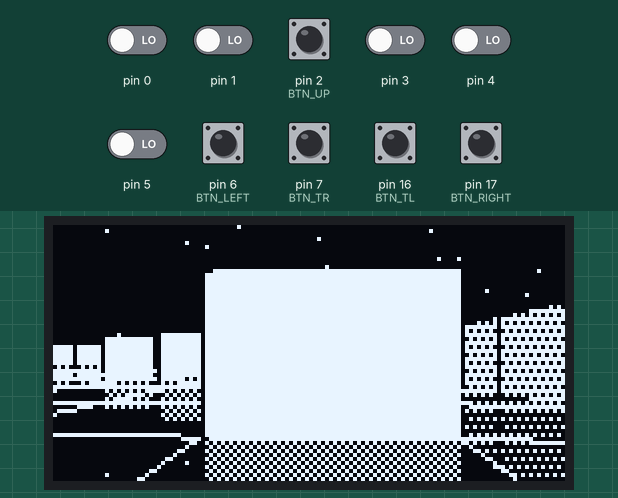
Simulated run of this sketch. Board: Arduino Uno, built with avr-gcc and run on an emulated ATmega328P. Shown: 128×64 one-colour display. Wiring (inferred from the names in the program): SSD1306 OLED at I2C address 0x3C. The test bench sets the inputs (shaded band); at power-on: pin 2 (BTN_UP), pin 6 (BTN_LEFT), pin 7 (BTN_TR), pin 16 (BTN_TL), pin 17 (BTN_RIGHT) HIGH, pin 0, pin 1, pin 3–5 LOW.

Above: at 1.2 s.
1.3 s: pin 7 (BTN_TR) pulled LOW for 1 s
At 3.5 s:
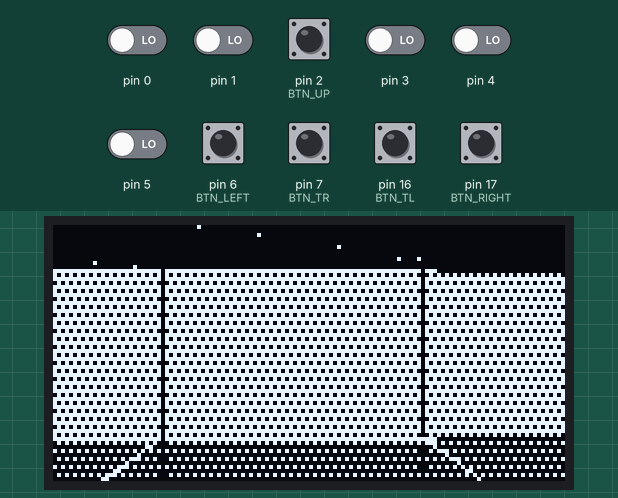
3.8 s: pin 16 (BTN_TL) pulled LOW for 0.15 s
At 4.7 s:
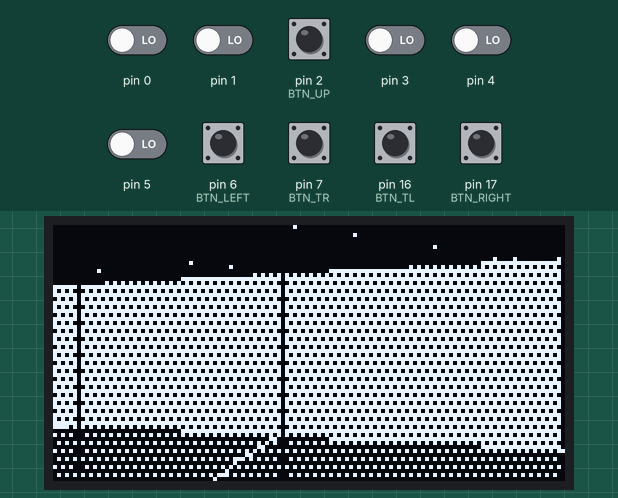
5.4 s: pin 6 (BTN_LEFT) pulled LOW for 1 s
At 6.0 s:
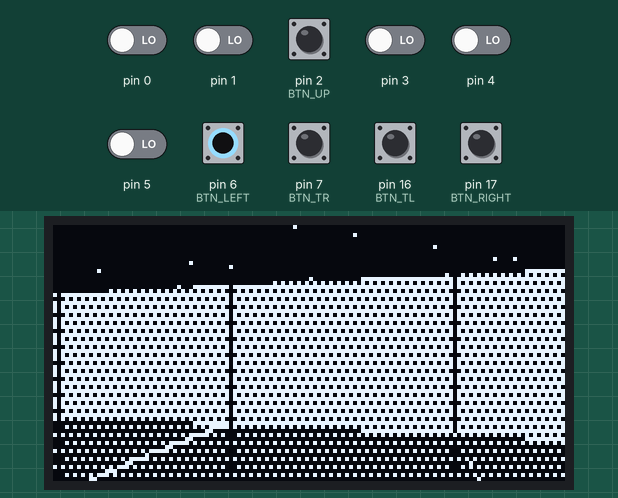
7.9 s: pin 17 (BTN_RIGHT) pulled LOW for 0.15 s
At 8.8 s:
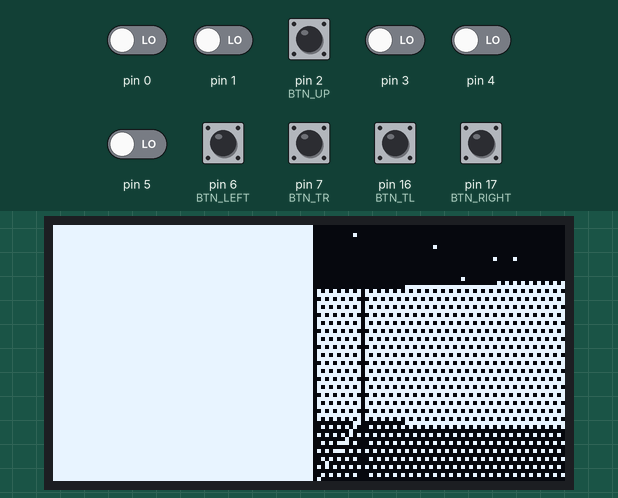
9.5 s: pin 2 (BTN_UP) pulled LOW for 0.15 s
At 9.62 s:
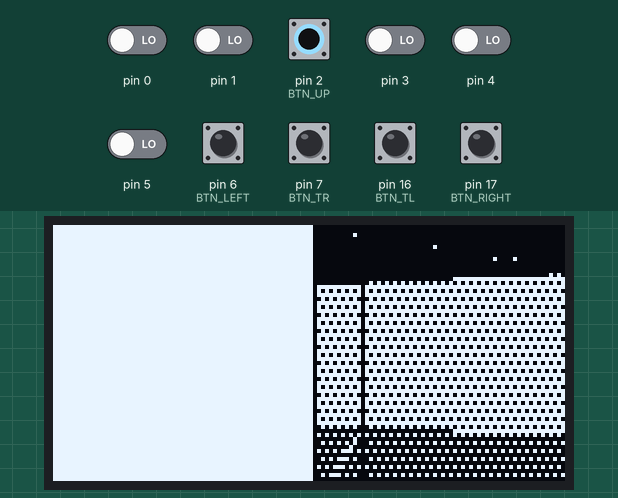
11.1 s: pin 2 (BTN_UP) pulled LOW for 1 s
At 12.2 s:
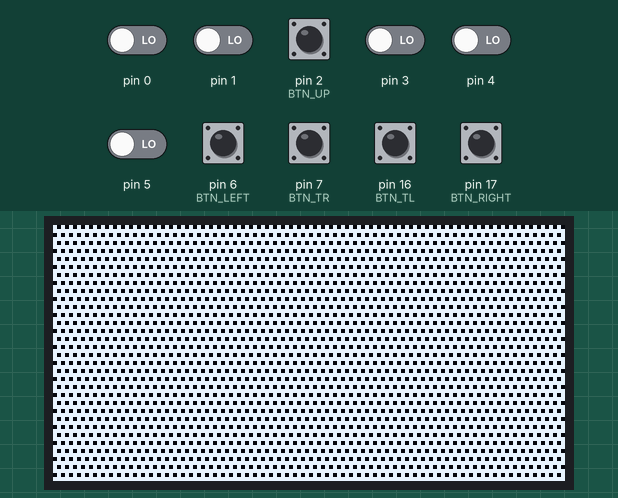
Timing chart, 0 to 14.1 s (numbered marks = the images above; inputs shaded):
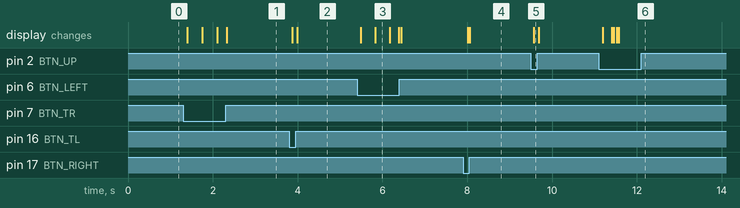

Measured:
- after the input at 1.3 s, the display: first changes after 0.10 s (image 1 shows a later state)
- after the input at 3.8 s, the display: first changes after 0.08 s (image 2 shows a later state)
- after the input at 5.4 s, the display: first changes after 0.09 s (image 3 shows a later state)
- after the input at 7.9 s, the display: first changes after 0.11 s (image 4 shows a later state)
- after the input at 9.5 s, the display: changes after 0.07 s (image 5)
- after the input at 11.1 s, the display: first changes after 0.09 s (image 6 shows a later state)

The sketch:

raycasting_3.ino
```cpp
#include <avr/io.h>
#include <avr/pgmspace.h>

#define SCREEN_WIDTH 128
#define SCREEN_HEIGHT 64
#define OLED_ADDR 0x78 // 0x3C shifted left by 1 bit for raw TWI write (0x3C << 1)

// Pushbutton Pins (Port D pins 2 to 7)
#define BTN_UP    !( PIND & ( 1 << 2 ) )
#define BTN_LEFT  !( PIND & ( 1 << 6 ) )
#define BTN_RIGHT !( PINC & ( 1 << 3 ) )
#define BTN_DOWN  ( BTN_LEFT & BTN_RIGHT )
#define BTN_TL    !( PINC & ( 1 << 2 ) )
#define BTN_TR    !( PIND & ( 1 << 7 ) )

// 16x16 Bitpacked Map in Flash Memory (PROGMEM)
const uint16_t map16x16[16] PROGMEM = {
  0xFFFF, 0x8001, 0x8F01, 0x8001,
  0x80E1, 0x8021, 0x8021, 0x8001,
  0x8001, 0x83C1, 0x8001, 0x8001,
  0x8781, 0x8001, 0x8001, 0xFFFF
};

// --- Q8.8 Fixed-Point Macros & Types ---
typedef int16_t fixed;
#define INT_TO_FIX(x)  ((fixed)((x) << 8))
#define FIX_TO_INT(x)  ((int8_t)((x) >> 8))
#define MUL_FIX(a, b)  ((fixed)(((int32_t)(a) * (b)) >> 8))
#define DIV_FIX(a, b)  ((fixed)((((int32_t)(a)) << 8) / (b)))

// Precalculated Trigonometric Constants for rotSpeed ~0.06
// cos(0.06) * 256 ≈ 255.5 (Rounded to 255)
// sin(0.06) * 256 ≈ 15.3  (Rounded to 15)
#define COS_ROT 255
#define SIN_ROT 15

// Player Vectors (Q8.8 Fixed-Point)
fixed posX = INT_TO_FIX(2) + 128; // 2.5
fixed posY = INT_TO_FIX(2) + 128; // 2.5

// Track absolute angle to prevent matrix drift
#define PI (3.14159265358979f)
float playerAngle = PI/64.f; // rot by half, so angle wont be perfect axis
const float rotSpeed = (PI/32.f); // rot by even

const uint8_t divTable[256] PROGMEM = {
  0xFF, 0xFF, 0xFF, 0xFF, 0xFF, 0xcc, 0xaa, 0x92, 0x80, 0x71, 0x66, 0x5d, 0x55, 0x4e, 0x49, 0x44,
  0x40, 0x3c, 0x38, 0x35, 0x33, 0x30, 0x2e, 0x2c, 0x2a, 0x28, 0x27, 0x25, 0x24, 0x23, 0x22, 0x21,
  0x20, 0x1f, 0x1e, 0x1d, 0x1c, 0x1b, 0x1a, 0x1a, 0x19, 0x18, 0x18, 0x17, 0x17, 0x16, 0x16, 0x15,
  0x15, 0x14, 0x14, 0x14, 0x13, 0x13, 0x12, 0x12, 0x12, 0x11, 0x11, 0x11, 0x11, 0x10, 0x10, 0x10,
  0x10, 0x0f, 0x0f, 0x0f, 0x0f, 0x0e, 0x0e, 0x0e, 0x0e, 0x0e, 0x0d, 0x0d, 0x0d, 0x0d, 0x0d, 0x0c,
  0x0c, 0x0c, 0x0c, 0x0c, 0x0c, 0x0c, 0x0b, 0x0b, 0x0b, 0x0b, 0x0b, 0x0b, 0x0b, 0x0b, 0x0a, 0x0a,
  0x0a, 0x0a, 0x0a, 0x0a, 0x0a, 0x0a, 0x0a, 0x09, 0x09, 0x09, 0x09, 0x09, 0x09, 0x09, 0x09, 0x09,
  0x09, 0x09, 0x08, 0x08, 0x08, 0x08, 0x08, 0x08, 0x08, 0x08, 0x08, 0x08, 0x08, 0x08, 0x08, 0x08,
  0x08, 0x07, 0x07, 0x07, 0x07, 0x07, 0x07, 0x07, 0x07, 0x07, 0x07, 0x07, 0x07, 0x07, 0x07, 0x07,
  0x07, 0x07, 0x07, 0x06, 0x06, 0x06, 0x06, 0x06, 0x06, 0x06, 0x06, 0x06, 0x06, 0x06, 0x06, 0x06,
  0x06, 0x06, 0x06, 0x06, 0x06, 0x06, 0x06, 0x06, 0x06, 0x06, 0x06, 0x05, 0x05, 0x05, 0x05, 0x05,
  0x05, 0x05, 0x05, 0x05, 0x05, 0x05, 0x05, 0x05, 0x05, 0x05, 0x05, 0x05, 0x05, 0x05, 0x05, 0x05,
  0x05, 0x05, 0x05, 0x05, 0x05, 0x05, 0x05, 0x05, 0x05, 0x05, 0x05, 0x05, 0x05, 0x04, 0x04, 0x04,
  0x04, 0x04, 0x04, 0x04, 0x04, 0x04, 0x04, 0x04, 0x04, 0x04, 0x04, 0x04, 0x04, 0x04, 0x04, 0x04,
  0x04, 0x04, 0x04, 0x04, 0x04, 0x04, 0x04, 0x04, 0x04, 0x04, 0x04, 0x04, 0x04, 0x04, 0x04, 0x04,
  0x04, 0x04, 0x04, 0x04, 0x04, 0x04, 0x04, 0x04, 0x04, 0x04, 0x04, 0x04, 0x04, 0x04, 0x04, 0x04,
};

// Vectors updated dynamically from playerAngle
fixed dirX = -256;
fixed dirY = 0;
fixed planeX = 0;
fixed planeY = 169; // 0.66 FOV * 256

// --- Low-Level AVR TWI Hardware Primitives ---

inline void twiInit() {
  TWSR = 0x00; // Prescaler = 1
  TWBR = 12;   // SCL clock = F_CPU / (16 + 2*TWBR*Prescaler) -> ~400kHz @ 16MHz
}

inline void twiStart() {
  TWCR = (1 << TWINT) | (1 << TWSTA) | (1 << TWEN);
  while (!(TWCR & (1 << TWINT)));
}

inline void twiStop() {
  TWCR = (1 << TWINT) | (1 << TWEN) | (1 << TWSTO);
  while (TWCR & (1 << TWSTO));
}

inline void twiWrite(uint8_t data) {
  TWDR = data;
  TWCR = (1 << TWINT) | (1 << TWEN);
  while (!(TWCR & (1 << TWINT)));
}

// --- Asynchronous TWI Pipeline Buffer ---
uint8_t twi_tx_buf[10]; // Address + Control + 8 bytes column data
uint8_t twi_idx = 0;
uint8_t twi_len = 0;

// Non-blocking background hardware transfer poll
inline void twiPoll() {
  if (twi_len > 0 && (TWCR & (1 << TWINT))) {
    if (twi_idx < twi_len) {
      TWDR = twi_tx_buf[twi_idx++];
      TWCR = (1 << TWINT) | (1 << TWEN);
    } else {
      // Transmission complete -> issue STOP condition
      twiStop();
      twi_len = 0; // Bus free
    }
  }
}

// Wait until previous frame column packet completes before scheduling next
inline void twiFlushWait() {
  while (twi_len > 0) {
    twiPoll();
  }
}

// Queue column slice packet and fire start condition asynchronously
void queueColumnAsync(uint64_t mask) {
  twiFlushWait(); // Block briefly if hardware pipeline is still full

  twi_tx_buf[0] = OLED_ADDR;
  twi_tx_buf[1] = 0x40; // Data mode prefix

  uint8_t* p = (uint8_t*)&mask;
  for (uint8_t i = 0; i < 8; i++) {
    twi_tx_buf[2 + i] = p[i];
  }

  twi_idx = 2;
  twi_len = 10;

  // Trigger START condition asynchronously
  twiStart();
}

// Send single command byte to SSD1306
void oledCmd(uint8_t cmd) {
  twiStart();
  twiWrite(OLED_ADDR);
  twiWrite(0x00); // Command prefix
  twiWrite(cmd);
  twiStop();
}

void setupOLED() {
  twiInit();
  oledCmd(0xAE); // Display OFF

  // --- POWER & BRIGHTNESS REGISTERS ---
  oledCmd(0x8D); oledCmd(0x14); // ENABLE CHARGE PUMP
  oledCmd(0x81); oledCmd(0xFF); // SET CONTRAST
  oledCmd(0xD9); oledCmd(0xF1); // SET PRE-CHARGE PERIOD
  oledCmd(0xDB); oledCmd(0x40); // SET VCOMH DESELECT LEVEL

  // --- ADDRESSING REGISTERS ---
  oledCmd(0x20); oledCmd(0x01); // Vertical Addressing Mode
  oledCmd(0x21); oledCmd(0x00); oledCmd(127); // Column Address range
  oledCmd(0x22); oledCmd(0x00); oledCmd(7);   // Page Address range

  oledCmd(0xAF); // Display ON
}

inline bool isWall(int8_t x, int8_t y) {
  if (x < 0 || x >= 16 || y < 0 || y >= 16) return true;
  return (pgm_read_word(&(map16x16[y])) & (1 << (15 - x))) != 0;
}

void setupPins() {
  // 1. Configure Port D Pins (PD2, PD6, PD7)
  DDRD  &= ~((1 << 2) | (1 << 6) | (1 << 7)); // Set PD2, PD6, PD7 as INPUT (0)
  PORTD |=  ((1 << 2) | (1 << 6) | (1 << 7)); // Enable Internal Pull-ups (1)

  // 2. Configure Port C Pins (PC2/A2, PC3/A3)
  DDRC  &= ~((1 << 2) | (1 << 3));            // Set PC2, PC3 as INPUT (0)
  PORTC |=  ((1 << 2) | (1 << 3));            // Enable Internal Pull-ups (1)
}

void refreshRotation(){
  float s = sin(playerAngle);
  float c = cos(playerAngle);

  dirX = (int16_t)(c * 256.0f);
  dirY = (int16_t)(s * 256.0f);

  // Perpendicular plane vector for FOV (0.66 * 256 = 169)
  planeX = (int16_t)(s * 169.0f);
  planeY = (int16_t)(-c * 169.0f);
}

void setup() {
  setupPins();
  setupOLED();
  refreshRotation();
}


void processInput() {
  const fixed moveSpeed = 38; // 0.15 * 256
  bool turned = false;

  // Translation (Fast Fixed-Point Math)
  if (BTN_UP) {
    fixed nX = posX + MUL_FIX(dirX, moveSpeed);
    fixed nY = posY + MUL_FIX(dirY, moveSpeed);
    if (!isWall(FIX_TO_INT(nX), FIX_TO_INT(posY))) posX = nX;
    if (!isWall(FIX_TO_INT(posX), FIX_TO_INT(nY))) posY = nY;
  }
  if (BTN_DOWN) {
    fixed nX = posX - MUL_FIX(dirX, moveSpeed);
    fixed nY = posY - MUL_FIX(dirY, moveSpeed);
    if (!isWall(FIX_TO_INT(nX), FIX_TO_INT(posY))) posX = nX;
    if (!isWall(FIX_TO_INT(posX), FIX_TO_INT(nY))) posY = nY;
  }
  if (BTN_LEFT) {
    fixed nX = posX - MUL_FIX(planeX, moveSpeed);
    fixed nY = posY - MUL_FIX(planeY, moveSpeed);
    if (!isWall(FIX_TO_INT(nX), FIX_TO_INT(posY))) posX = nX;
    if (!isWall(FIX_TO_INT(posX), FIX_TO_INT(nY))) posY = nY;
  }
  if (BTN_RIGHT) {
    fixed nX = posX + MUL_FIX(planeX, moveSpeed);
    fixed nY = posY + MUL_FIX(planeY, moveSpeed);
    if (!isWall(FIX_TO_INT(nX), FIX_TO_INT(posY))) posX = nX;
    if (!isWall(FIX_TO_INT(posX), FIX_TO_INT(nY))) posY = nY;
  }

  // Rotation Tracking
  if (BTN_TL) {
    playerAngle += rotSpeed;
    turned = true;
  }
  if (BTN_TR) {
    playerAngle -= rotSpeed;
    turned = true;
  }

  // Generate fresh, perfectly normalized vectors only if the angle changed
  if (turned) { refreshRotation(); }
}

void renderRaycast() {
  oledCmd(0x21); oledCmd(0); oledCmd(127);
  oledCmd(0x22); oledCmd(0); oledCmd(7);

  // 512 pixels of virtual skybox wrap-around (512 / 2PI ≈ 81.487)
  int16_t skyOffset = (int16_t)(playerAngle * 81.487f);
  uint16_t lastHitwall = -1;

  for (int16_t x = 0; x < SCREEN_WIDTH; x++) {
    // Interleave TWI polling loop to keep hardware shifting pixels while computing
    twiPoll();
    // Scale X from [0, 128] mapping to [-256, 256] (-1.0 to +1.0)
    fixed cameraX = (x << 2) - 256;
    fixed rayDirX = dirX + MUL_FIX(planeX, cameraX);
    fixed rayDirY = dirY + MUL_FIX(planeY, cameraX);

    int8_t mapX = FIX_TO_INT(posX);
    int8_t mapY = FIX_TO_INT(posY);

    // Prevent 16-bit overflow by clamping small rayDir values
    int16_t absRayDirX = abs(rayDirX);
    int16_t absRayDirY = abs(rayDirY);

    fixed deltaDistX = (absRayDirX <= 2) ? 32767 : (int16_t)(65536L / absRayDirX);
    fixed deltaDistY = (absRayDirY <= 2) ? 32767 : (int16_t)(65536L / absRayDirY);

    fixed sideDistX, sideDistY;
    int8_t stepX, stepY;

    if (rayDirX < 0) {
      stepX = -1;
      sideDistX = MUL_FIX(posX - INT_TO_FIX(mapX), deltaDistX);
    } else {
      stepX = 1;
      sideDistX = MUL_FIX(INT_TO_FIX(mapX + 1) - posX, deltaDistX);
    }
    if (rayDirY < 0) {
      stepY = -1;
      sideDistY = MUL_FIX(posY - INT_TO_FIX(mapY), deltaDistY);
    } else {
      stepY = 1;
      sideDistY = MUL_FIX(INT_TO_FIX(mapY + 1) - posY, deltaDistY);
    }

    uint64_t floorDots = 0;
    // DDA Traversal
    bool hit = false;
    uint8_t side = -1;
    uint16_t hitWall = -1;
    while (!hit) {
      if (sideDistX < sideDistY) {
        sideDistX += deltaDistX;
        mapX += stepX;
        side = 0;
      } else {
        sideDistY += deltaDistY;
        mapY += stepY;
        side = 1;
      }
      if (isWall(mapX, mapY)){
        hitWall = mapX + mapY*256;
        hit = true;
      }else{
        fixed perpWallDist = (side == 0) ? (sideDistX - deltaDistX) : (sideDistY - deltaDistY);
        if (perpWallDist > 256 && perpWallDist < 2048) {
          uint8_t shifts = pgm_read_byte(&divTable[perpWallDist >> 3]);
          if( shifts < 32 ){
            if(!( (perpWallDist > 1024) & ((x&1)^(shifts&1)^1) ) ){
              floorDots |= 1ULL << shifts;
            }
          }
        }
      }
    }
    twiPoll(); // Poll hardware during rendering pipeline
    floorDots <<= SCREEN_HEIGHT / 2;

    // --- STAR GENERATION ---
    uint64_t skyMask = 0;
    // Generate a fast pseudo-random number based on the world angle
    uint16_t starHash = (uint16_t)(x - skyOffset) * 31337 * 0x1F23;
    // ~6% chance to spawn a star in this column
    if ((starHash*starHash & 0xFF) >= 192) {
      // Extract a random height between 0 and 31 (Top half of screen)
      uint8_t starY = (starHash >> 8) & 0x1F;
      skyMask  = (1ULL << 63) >> starY;
      skyMask |= 1ULL << starY;
    }

    // Wall Calculations
    fixed perpWallDist = (side == 0) ? (sideDistX - deltaDistX) : (sideDistY - deltaDistY);
    if (perpWallDist < 16) perpWallDist = 16; // Clamp against div-by-zero / extreme proximity

    // Line Height: (H / perpDist) -> Since perpDist is Q8.8, multiply H by 256
    int16_t lineHeight = (SCREEN_HEIGHT << 8) / perpWallDist;
    int16_t drawStart  = -lineHeight / 2 + SCREEN_HEIGHT / 2;
    int16_t drawEnd    =  lineHeight / 2 + SCREEN_HEIGHT / 2;

    if (drawStart < 0) drawStart = 0;
    if (drawEnd >= SCREEN_HEIGHT) drawEnd = SCREEN_HEIGHT - 1;

    // Bitwise Wall Mask Construction
    uint64_t colMask = 0;
    uint64_t colRefl = 0;
    int8_t length = drawEnd - drawStart + 1;

    // Clip the star perfectly behind the wall
    // (1ULL << drawStart) - 1 creates a mask of 1s from the top of the screen down to the wall edge
    uint64_t solidMask = (~((uint64_t)-1 << (length  )) << drawStart);
    uint64_t solidRefl = (~((uint64_t)-1 << (length*2)) << drawStart);
    skyMask &= ~( solidMask | solidRefl );

    if(lastHitwall == -1) lastHitwall = hitWall;
    if ((length > 0) & ( lastHitwall == hitWall )) {
      colMask = (length >= 64) ? ~0ULL : solidMask;
      colRefl = (length >= 64) ? ~0ULL : solidRefl;

      if (side == 1) {
        colMask &= (x & 1) ? 0xEEEEEEEEEEEEEEEEULL: 0xBBBBBBBBBBBBBBBBULL ;
        colRefl &= (x & 1) ? 0x4444444444444444ULL: 0x1111111111111111ULL ;
      }else{
        colRefl &= (x & 1) ? 0xAAAAAAAAAAAAAAAAULL: 0x5555555555555555ULL ;
      }
      colMask |=  colRefl;
    }
    colMask |= floorDots;
    colMask |= skyMask;   // Drop the clipped stars into the final buffer

    lastHitwall = hitWall;
    // 5. Fire non-blocking transmission to TWI hardware
    //queueColumnAsync(colMask);

    // Direct TWI Write (Unrolled 8 Pages)
    uint8_t* p = (uint8_t*)&colMask;

    twiStart();
    twiWrite(OLED_ADDR);
    twiWrite(0x40);

    twiWrite(p[0]); twiWrite(p[1]); twiWrite(p[2]); twiWrite(p[3]);
    twiWrite(p[4]); twiWrite(p[5]); twiWrite(p[6]); twiWrite(p[7]);

    twiStop();
    //*/
  }
  twiFlushWait(); // Ensure final column finishes before next frame logic
}

void loop() {
  processInput();
  renderRaycast();
}
```
